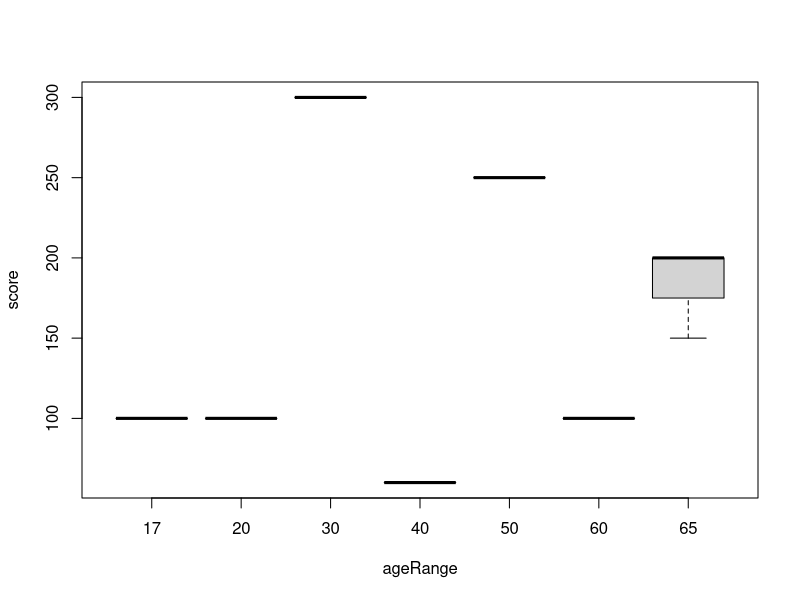

This figure's R source:
## ---- chunk 1
## Dummy Survey Data Creation Maintenance

illnessSurvey <- as.data.frame(matrix(data=c("fld1","Fld2","fld3", "fld4","fld5","fld6"),nrow=1, byrow=TRUE))
colnames(illnessSurvey) <- c("refNo","collectDate", "subjEmail","cenTract","ageRange","score")

# change all to character
for (i in seq(1:6) ) {
  illnessSurvey[,i] <- as.character(illnessSurvey[,i])
}
# make first line proper format dummy data
illnessSurvey[1,] <- list("1000000","2016-01-31","dummy0@gmail.com","50218","65","150")
# change collectDate tp data class
illnessSurvey$collectDate <-as.Date(illnessSurvey$collectDate)
# change score to integer
illnessSurvey$score <-as.integer(illnessSurvey$score)
# add data with age range
illnessSurvey[2,] <- list("1000001","2016-01-31","dummy1@gmail.com","02005","17",100)
illnessSurvey[3,] <- list("1000002","2016-01-31","dummy2@gmail.com","04105","20",100)
illnessSurvey[4,] <- list("1000003","2016-01-31","dummy3@gmail.com","08805","30",300)
illnessSurvey[5,] <- list("1000004","2016-01-31","dummy4@gmail.com","12305","40",60)
illnessSurvey[6,] <- list("1000005","2016-01-31","dummy5@gmail.com","45304","50",250)
illnessSurvey[7,] <- list("1000006","2016-01-31","dummy6@gmail.com","82614","60",100)
illnessSurvey[8,] <- list("1000007","2016-01-31","dummy7@gmail.com","98014","65",200)
illnessSurvey[9,] <- list("1000008","2016-01-31","dummy8@gmail.com","71030","65",200)

#factorize ageRange with proper levels
illnessSurvey$ageRange <- as.factor(illnessSurvey$ageRange)

## ---- chunk 2
knitr::kable(illnessSurvey[c(1:5),c(2:6)],, col.names=c("Date","email","Tract","Age Group","Score"))
## ---- chunk 3
knitr::kable(summary(illnessSurvey[,c(5,6)]))
## ---- chunk 4
plot(illnessSurvey[,c(5,6)])
